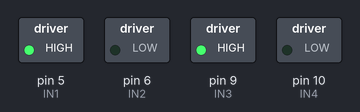
Recording of a sketch running on a simulated Arduino Uno, built with avr-gcc and run on an emulated ATmega328P. Shown: switched loads named in the sketch (green lamp = pin HIGH).

Above: at 0.1 s.
Timing chart, 0 to 1.6 s (numbered marks = the images above):
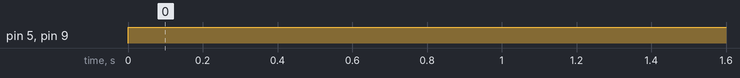

Measured:
- by itself, pin 5 (IN1), pin 9 (IN3): LOW → HIGH at 0.00 s

The sketch:

spotXmaxwheeldrive.ino
```cpp
int IN1 = 5;
int IN2 = 6;
int IN3 = 9;
int IN4 = 10;
int vel = 255; // Velocidad de los motores (0-255)

int mspeed1;
int mspeed2;

void setup() {
  // put your setup code here, to run once:
Serial.begin(9600);

pinMode(IN3, OUTPUT);
pinMode(IN4, OUTPUT);
pinMode(IN1, OUTPUT);
pinMode(IN2, OUTPUT);
}

void loop() {
  // put your main code here, to run repeatedly:
 forward();

 //offcar();

}
void forward(){
analogWrite(IN4, 0);
analogWrite(IN2, 0);
analogWrite(IN3, vel);
analogWrite(IN1, vel);

}

void offcar(){
analogWrite(IN4, 0);
analogWrite(IN2, 0);
analogWrite(IN3, 0);
analogWrite(IN1, 0);
}
```
